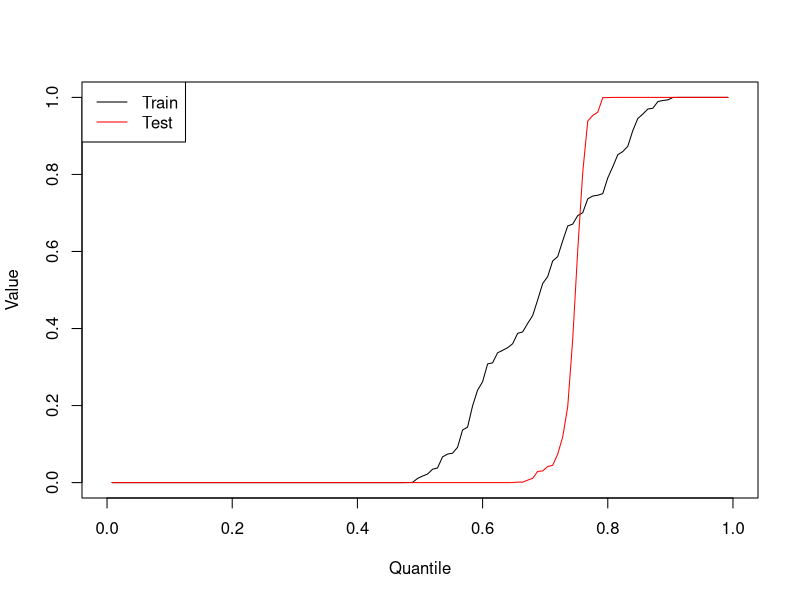

Here is the R script that generated this plot:
##**********************************************************************
##  Example of model to be released in R                            ####
##**********************************************************************

# Set random seed ####
set.seed(39295)

# Load data ####
data(infert)

# Add extra columns of noise to data ####
n_add <- 2 # Add this many rows
ndata <- nrow(infert)
cnames <- colnames(infert)
for (i in 1:n_add) infert <- cbind(infert, rnorm(nrow(infert)))
colnames(infert) <- c(cnames, paste0("X", 1:n_add))

# Proportion of samples in training set ####
p_train <- 0.5

# Establish indices of samples in training and test sets ####
n_train <- round(ndata * p_train)
n_test <- ndata - n_train
index_train <- sample(ndata, n_train)
index_test <- setdiff(1:ndata, index_train)

# Split dataset into training and test sets ####
infert_train <- infert[index_train, ]
infert_test <- infert[index_test, ]

# Overfitted logistic regression model ####
model <- suppressWarnings(glm(case ~ (education + age + .)^2,
                              data = infert_train,
                              family = binomial(link = "logit")))

# Predictions on training and test sets ####
pred_train <- suppressWarnings(predict(model, infert_train, type = "response"))
pred_test <- suppressWarnings(predict(model, infert_test, type = "response"))

# Plot CDFs ####
pdf("cdf.pdf", width = 4, height = 4)
plot(0, type = "n",
     xlim = c(0, 1), ylim = c(0, 1),
     xlab = "Quantile", ylab = "Value")
lines((1:n_train) / (1 + n_train), sort(pred_train))
lines((1:n_test) / (1 + n_test), sort(pred_test), col = "red")
legend("topleft", c("Train", "Test"), lty = 1, col = c("black", "red"))
dev.off()

# Define matrices of train and test data ####
output_train <- cbind(index_train, infert_train$case, pred_train)
colnames(output_train) <- c("rowID", "true_label", "probability")
output_test <- cbind(index_test, infert_test$case, pred_test)
colnames(output_test) <- c("rowID", "true_label", "probability")

# Save data to file (in working directory) ####
write.csv(output_train, file = "./output_train.csv", row.names = FALSE)
write.csv(output_test, file = "./output_test.csv", row.names = FALSE)

# Save model to file (in working directory) ###
saveRDS(model, file = "./model.rds")
